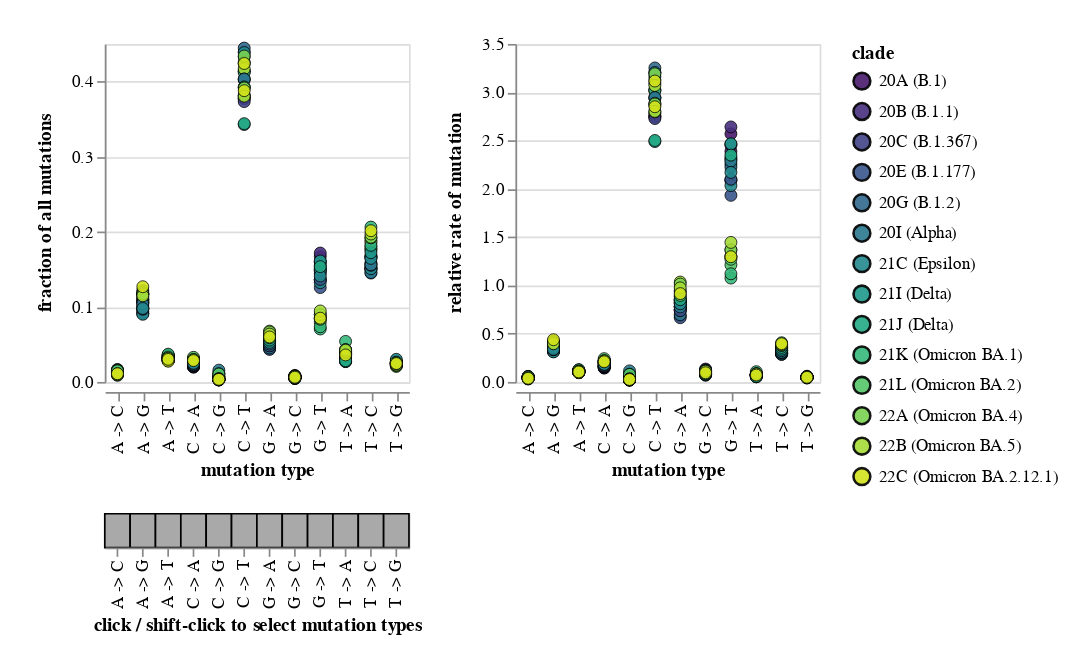

The code cell stored with this chart in its notebook:
### Markdown cell above
Plot the rates. The chart below is interactive, and you can click to select mutation types, clades, etc:

### Code cell
melted_df = (
    mut_type_count_frac_rate.assign(
        mut_type=lambda x: x["mut_type"].str.replace("to", " -> ")
    )
    .melt(
        id_vars=["clade", "mut_type", "exclude_top_mutations", "count"],
        value_vars=["fraction", "rate"],
    )
    .assign(
        variable=lambda x: x["variable"].map(
            {
                "fraction": "fraction of all mutations",
                "rate": "relative rate of mutation",
            }
        ),
        clade=lambda x: x["clade"].map(lambda c:
            f"{c} ({clade_synonyms[c]})" if c in clade_synonyms else c
        ),
    )
)

mut_type_selection = alt.selection_multi(fields=["mut_type"])

mut_type_selection_bar = (
    alt.Chart(melted_df[["mut_type"]].drop_duplicates())
    .encode(
        x=alt.X("mut_type", title="click / shift-click to select mutation types"),
        color=alt.condition(
            mut_type_selection, alt.value("darkgray"), alt.value("white")
        ),
    )
    .mark_rect(stroke="black")
    .add_selection(mut_type_selection)
    .properties(width=alt.Step(15))
)

frac_rate_chart_base = (
    alt.Chart(melted_df)
    .encode(
        x=alt.X("mut_type", title="mutation type"),
        y=alt.Y("value", title=None),
        color=alt.Color("clade", scale=alt.Scale(scheme="viridis")),
        strokeWidth=alt.condition(clade_selection, alt.value(0.5), alt.value(0)),
        opacity=alt.condition(clade_selection, alt.value(0.9), alt.value(0.2)),
        size=alt.condition(clade_selection, alt.value(50), alt.value(40)),
        column=alt.Column(
            "variable",
            title=None,
            header=alt.Header(
                labelOrient="left", labelFontSize=11, labelFontStyle="bold"
            ),
        ),
        tooltip=[
            alt.Tooltip(c, format=".3g") if melted_df[c].dtype == float else c
            for c in melted_df.columns.tolist()
        ],
    )
    .mark_point(filled=True, stroke="black")
    .add_selection(clade_selection, mut_type_selection)
    .transform_filter(mut_type_selection)
    .resolve_scale(y="independent")
    .properties(width=alt.Step(15), height=200)
)

frac_rate_chart = (
    (frac_rate_chart_base & mut_type_selection_bar)
    .configure_axis(grid=False)
    .configure_legend(columns=2)
    .configure(padding=20)
)

print(f"Saving to {rates_plot}")
frac_rate_chart.save(rates_plot)

frac_rate_chart

### Figure 1 — Vega-Lite specification as saved in the notebook (floating-point values rounded to 4 significant figures; data arrays with more than 128 entries replaced by an {"elided": "..."} marker saying what was removed)
{"config": {"view": {"continuousWidth": 400, "continuousHeight": 300}, "padding": 20}, "vconcat": [{"data": {"name": "data-36aae7fce8961a44148673b33580470b"}, "mark": {"type": "point", "filled": true, "stroke": "black"}, "encoding": {"color": {"field": "clade", "scale": {"scheme": "viridis"}, "type": "nominal"}, "column": {"field": "variable", "header": {"labelFontSize": 11, "labelFontStyle": "bold", "labelOrient": "left"}, "title": null, "type": "nominal"}, "opacity": {"condition": {"value": 0.9, "selection": "selector012"}, "value": 0.2}, "size": {"condition": {"value": 50, "selection": "selector012"}, "value": 40}, "strokeWidth": {"condition": {"value": 0.5, "selection": "selector012"}, "value": 0}, "tooltip": [{"field": "clade", "type": "nominal"}, {"field": "mut_type", "type": "nominal"}, {"field": "exclude_top_mutations", "type": "nominal"}, {"field": "count", "type": "quantitative"}, {"field": "variable", "type": "nominal"}, {"field": "value", "format": ".3g", "type": "quantitative"}], "x": {"field": "mut_type", "title": "mutation type", "type": "nominal"}, "y": {"field": "value", "title": null, "type": "quantitative"}}, "height": 200, "resolve": {"scale": {"y": "independent"}}, "selection": {"selector012": {"type": "multi", "fields": ["clade"], "bind": "legend"}, "selector014": {"type": "multi", "fields": ["mut_type"]}}, "transform": [{"filter": {"selection": "selector014"}}], "width": {"step": 15}}, {"data": {"name": "data-1d6e384bec94866fabfddda6f375f967"}, "mark": {"type": "rect", "stroke": "black"}, "encoding": {"color": {"condition": {"value": "darkgray", "selection": "selector014"}, "value": "white"}, "x": {"field": "mut_type", "title": "click / shift-click to select mutation types", "type": "nominal"}}, "selection": {"selector014": {"type": "multi", "fields": ["mut_type"]}}, "width": {"step": 15}}], "$schema": "https://vega.github.io/schema/vega-lite/v4.17.0.json", "datasets": {"data-36aae7fce8961a44148673b33580470b": {"elided": "672 records"}, "data-1d6e384bec94866fabfddda6f375f967": [{"mut_type": "A -> C"}, {"mut_type": "A -> G"}, {"mut_type": "A -> T"}, {"mut_type": "C -> A"}, {"mut_type": "C -> G"}, {"mut_type": "C -> T"}, {"mut_type": "G -> A"}, {"mut_type": "G -> C"}, {"mut_type": "G -> T"}, {"mut_type": "T -> A"}, {"mut_type": "T -> C"}, {"mut_type": "T -> G"}]}}
